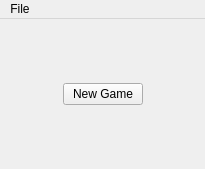
<?xml version="1.0" encoding="UTF-8"?>
<ui version="4.0">
    <class>UI_MainWindow</class>
    <widget class="QMainWindow" name="UI_MainWindow">
        <property name="geometry">
            <rect>
                <x>0</x>
                <y>0</y>
                <width>205</width>
                <height>169</height>
            </rect>
        </property>
        <property name="windowTitle">
            <string>swiftmine</string>
        </property>
        <widget class="QWidget" name="centralwidget">
            <layout class="QVBoxLayout" name="verticalLayout_2">
                <property name="spacing">
                    <number>0</number>
                </property>
                <property name="leftMargin">
                    <number>0</number>
                </property>
                <property name="topMargin">
                    <number>0</number>
                </property>
                <property name="rightMargin">
                    <number>0</number>
                </property>
                <property name="bottomMargin">
                    <number>0</number>
                </property>
                <item>
                    <widget class="QWidget" name="Main" native="true">
                        <layout class="QVBoxLayout" name="verticalLayout">
                            <item>
                                <spacer name="verticalSpacerTop">
                                    <property name="orientation">
                                        <enum>Qt::Vertical</enum>
                                    </property>
                                    <property name="sizeHint" stdset="0">
                                        <size>
                                            <width>20</width>
                                            <height>32</height>
                                        </size>
                                    </property>
                                </spacer>
                            </item>
                            <item>
                                <layout class="QHBoxLayout" name="horizontalLayout">
                                    <item>
                                        <spacer name="horizontalSpacerLeft">
                                            <property name="orientation">
                                                <enum>Qt::Horizontal</enum>
                                            </property>
                                            <property name="sizeHint" stdset="0">
                                                <size>
                                                    <width>40</width>
                                                    <height>20</height>
                                                </size>
                                            </property>
                                        </spacer>
                                    </item>
                                    <item>
                                        <widget class="QPushButton" name="pushButtonNewGame">
                                            <property name="text">
                                                <string>New Game</string>
                                            </property>
                                        </widget>
                                    </item>
                                    <item>
                                        <spacer name="horizontalSpacerRight">
                                            <property name="orientation">
                                                <enum>Qt::Horizontal</enum>
                                            </property>
                                            <property name="sizeHint" stdset="0">
                                                <size>
                                                    <width>40</width>
                                                    <height>20</height>
                                                </size>
                                            </property>
                                        </spacer>
                                    </item>
                                </layout>
                            </item>
                            <item>
                                <spacer name="verticalSpacerBottom">
                                    <property name="orientation">
                                        <enum>Qt::Vertical</enum>
                                    </property>
                                    <property name="sizeHint" stdset="0">
                                        <size>
                                            <width>20</width>
                                            <height>40</height>
                                        </size>
                                    </property>
                                </spacer>
                            </item>
                        </layout>
                    </widget>
                </item>
            </layout>
        </widget>
        <widget class="QMenuBar" name="menubar">
            <property name="geometry">
                <rect>
                    <x>0</x>
                    <y>0</y>
                    <width>205</width>
                    <height>22</height>
                </rect>
            </property>
            <widget class="QMenu" name="menuFile">
                <property name="title">
                    <string>File</string>
                </property>
                <addaction name="actionNewGame"/>
                <addaction name="actionExit"/>
            </widget>
            <addaction name="menuFile"/>
        </widget>
        <action name="actionNewGame">
            <property name="text">
                <string>New Game</string>
            </property>
        </action>
        <action name="actionExit">
            <property name="text">
                <string>Exit</string>
            </property>
        </action>
    </widget>
    <resources/>
    <connections/>
</ui>
